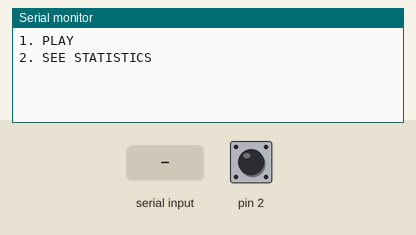
Simulated run of this sketch. Board: Arduino Uno, built with avr-gcc and run on an emulated ATmega328P. On the bench: the last lines printed to the serial monitor. The inputs (shaded band) are chosen by the test bench; at power-on: pin 2 HIGH. Random numbers use the default seed unless the sketch sets one.

Above: at 1.2 s.
1.3 s: "90,45\n" received over Serial
At 3.3 s:
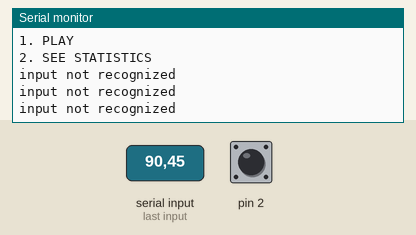
3.8 s: "1\n" received over Serial
At 5.3 s:
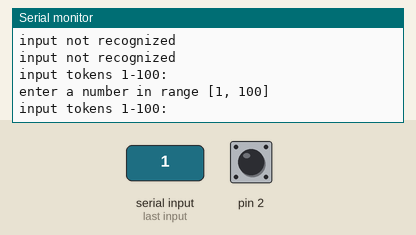
6.3 s: "30,150\n" received over Serial
At 6.61 s:
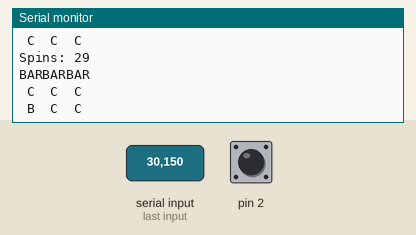
7.8 s: pin 2 pulled LOW for 1 s
At 7.88 s:
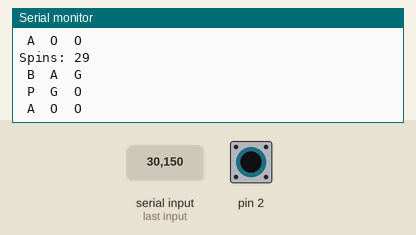
10.3 s: pin 2 pulled LOW for 1 s
12.8 s: pin 2 pulled LOW for 3.2 s
At 16.58 s:
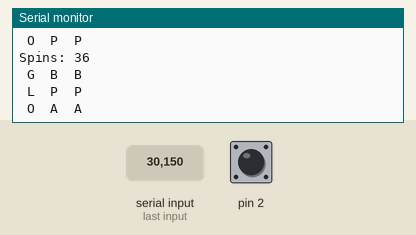
Timing chart, 0 to 18.1 s (numbered marks = the images above; inputs shaded):
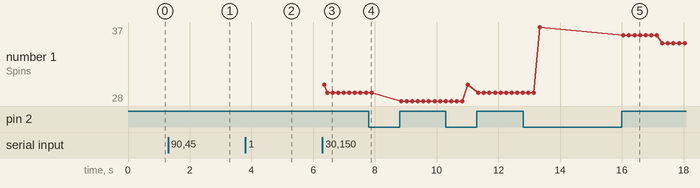

The sketch:

arduinobandit.ino
```cpp
#include "game.h"

void setup()
{
  Serial.begin(9600); // opens serial port, sets data rate to 9600 bps

  game_setup();

  // Enable global interrupts
  sei();
}

/* main arduino loop*/
void loop()
{
  game_run();
}
```

bandit.cpp
```cpp
#include "bandit.h"

/* def */
BanditPlayer bandit_player_new();


/**
 * Returns a new instance of Bandit.
 */
Bandit bandit_new()
{
    Bandit bandit;

    bandit.banditPlayer = malloc(sizeof(BanditPlayer));


    *(bandit.banditPlayer) = bandit_player_new();

    int i;
    for ( i=0; i < WHEELS_MAX; i++) {
        bandit.cursor_position[i] = 0;
        bandit.spinning_wheels[i] = 0;
        bandit.spinning = 0;
    }

    bandit.spinResults_len = 0;

    int w;
    for ( i=0; i < SPINRESULTS_MAX; i++) {
      for ( w=0; i < WHEELS_MAX; i++) {
        bandit.spinResults[i].cursor_position[w] = 0;
      }
    }

    return bandit;
}

/**
 * Returns a new instance of BanditPlayer.
 */
BanditPlayer bandit_player_new()
{
    BanditPlayer player;

    player.spins_available = 0;
    player.spins_used = 0;
    player.winnings = 0;

    return player;
}

BanditSpinResult spinResult;
void bandit_assign_spin_result(Bandit *bandit)
{
  ++bandit->banditPlayer->spins_used;

  /* iterate backwards through rules (high->low reward) to find winnings */
  int rulesCount;
  for ( rulesCount = RULES_MAX - 1; rulesCount >= 0; rulesCount-- )
  {
    /* check how many criteria are fulfilled */
      int wheel, criteriaFound;
      for ( criteriaFound=0, wheel=(WHEELS_MAX - 1); wheel >= 0; wheel-- )
      {
          if ( RULES[rulesCount][wheel] == -1 ||
              RULES[rulesCount][wheel] == WHEEL_LAYOUT[wheel][bandit->cursor_position[wheel]] )
          {
              criteriaFound++;
          }
      }

      /* if all criteria are fulfilled */
      if ( criteriaFound == WHEELS_MAX )
      {
          /* award player with spins (reward) */
          bandit->banditPlayer->spins_available += RULE_REWARDS[rulesCount];
          /* add to player total winnings */
          bandit->banditPlayer->winnings += RULE_REWARDS[rulesCount];
          break;
      }
  }


  /* add BanditSpinResult to bandit statistics */
  // initialize spinResult
  for (int wheel=0; wheel < WHEELS_MAX; wheel++)
  {
    spinResult.cursor_position[wheel] = WHEEL_LAYOUT[wheel][bandit->cursor_position[wheel]];
  }

  // push spinResult to bandit statistics
  // if array is full
  if (bandit->spinResults_len < SPINRESULTS_MAX)
  {
      bandit->spinResults_len++;
  } else{
    // shift spinResults array by 1
    for (int x = 0; x < bandit->spinResults_len-1; x++)
    {
      // copy values
      for (int w=0; w < WHEELS_MAX; w ++)
      {
        bandit->spinResults[x].cursor_position[w] = bandit->spinResults[x+1].cursor_position[w];
      }
    }
  }

  // push SpinResult to statistics array
  for (int w=0; w < WHEELS_MAX; w++)
  {
    bandit->spinResults[bandit->spinResults_len - 1].cursor_position[w] = spinResult.cursor_position[w];
  }


}


void bandit_turn_wheels(Bandit *banditPtr)
{
  /* only turn wheels if bandit is spinning */
  if (banditPtr->spinning == 0) {
    return;
  }

  /* iterate through wheels */
  int wheel;
  for ( wheel=0; wheel  < WHEELS_MAX; wheel++ )
  {
    /* skip if wheel is not spinning */
    if (banditPtr->spinning_wheels[wheel] == 0) {
      continue;
    }
    /* point to next symbol within range [0;WHEEL_SIZE] */
    banditPtr->cursor_position[wheel] = abs_max(banditPtr->cursor_position[wheel] + 1, WHEEL_SIZE) % WHEEL_SIZE;
  }
}


int bandit_calculate_winnings(BanditSpinResult *spinResult)
{
  /* iterate backwards through rules (high->low reward) to find winnings */
  int rulesCount;
  for ( rulesCount = RULES_MAX - 1; rulesCount >= 0; rulesCount-- )
  {
      /* check how many criteria are fulfilled */
      int wheel, criteriaFound;
      for ( criteriaFound=0, wheel=(WHEELS_MAX - 1); wheel >= 0; wheel-- )
      {
          if ( RULES[rulesCount][wheel] == -1 ||
              RULES[rulesCount][wheel] == spinResult->cursor_position[wheel] )
          {
              criteriaFound++;
          }
      }

      /* if all criteria are fulfilled */
      if ( criteriaFound == WHEELS_MAX )
      {
          /* return reward (winnings) */
          return RULE_REWARDS[rulesCount];
      }
  }

  /* no rule matched BanditSpinResult */
  return 0;
}
```

bandit.h
```cpp
#ifndef BANDIT_H_INCLUDED
#define BANDIT_H_INCLUDED

#include "banditutil.h"
#include <Arduino.h>

#ifdef __cplusplus
extern "C" {
#endif


#include <stdlib.h>
#include <time.h>


/* BANDIT UI */
#define WHEEL_ROWS_DISPLAY 5
#define WHEEL_ROWS_DISPLAY_OFFSET -2

#define SYMBOL_MAX 6
#define SYMBOLS_MAX 8

#define WHEELS_MAX 3
#define WHEEL_SIZE 10

#define RULES_MAX 10

#define SPINRESULTS_MAX 20


/* Bandit Constants */

static const char *SYMBOLS[SYMBOLS_MAX] = \
{ "BAR", "Apple", "Bell", "Cherry", "Grape", "Lemon", "Orange", "Plum" };

static const int WHEEL_LAYOUT[WHEELS_MAX][WHEEL_SIZE] = \
{\
    { 0, 3, 2, 7, 1, 1, 4, 5, 6, 5 }, \
    { 0, 3, 3, 2, 2, 7, 1, 4, 6, 5 }, \
    { 0, 3, 3, 3, 2, 7, 1, 4, 6, 6 }, \
};

static const int RULES[RULES_MAX][WHEELS_MAX] = \
{\
    { -1, -1, 3 }, \
    { -1, 3, 3}, \
    { 3, 3, 3}, \
    { -1, 2, 2}, \
    { 2, 2, 2}, \
    { 6, 6, 6}, \
    { 1, 1, 1}, \
    { 7, 7, 7}, \
    { 4, 4, 4}, \
    { 0, 0, 0}, \
};

static const int RULE_REWARDS[RULES_MAX] =\
{ 2, 8, 12, 8, 16, 10, 18, 24, 24, 50 };

/* Definitions */

typedef struct BanditSpinResult_s
{
    int cursor_position[WHEELS_MAX];
} BanditSpinResult;


typedef struct BanditPlayer_s
{
    int spins_available;
    int spins_used;
    /* total winnings this game session*/
    int winnings;

} BanditPlayer;


typedef struct Bandit_s
{
    // contains information about the current player
    BanditPlayer *banditPlayer;
    /* wheel cursor position */
    int cursor_position[WHEELS_MAX];
    /* indicator of what wheels are spinning */
    int spinning_wheels[WHEELS_MAX];
    /* indicator of any wheels spinning */
    int spinning;

    /* saved for statistics (across all game sessions) */
    int spinResults_len;
    BanditSpinResult spinResults[SPINRESULTS_MAX];
} Bandit;


/**
 * Returns a new instance of bandit with
 * initialized data.
 */
Bandit bandit_new();

/**
 * Assign spin results to specified Bandit.
 */
void bandit_assign_spin_result(Bandit *bandit);

/**
 * Turn wheels of specified Bandit.
 */
void bandit_turn_wheels(Bandit *banditPtr);

/**
 * Return winnings (int) from a BanditSpinResult.
 */
int bandit_calculate_winnings(BanditSpinResult *spinResult);


#ifdef __cplusplus
} // extern "C"
#endif

#endif // BANDIT_H_INCLUDED
```

banditgui.cpp
```cpp
#include "banditgui.h"


void banditgui_print_wheels(Bandit *bandit, const int rows, const int row_offset);


void banditgui_print_bandit(Bandit *banditPtr, const int rows, const int row_offset)
{
  Serial.print("Spins: ");
  Serial.print(banditPtr->banditPlayer->spins_available);
  Serial.println("\n\r");
  banditgui_print_wheels(banditPtr, rows, row_offset);
}


void banditgui_print_wheels(Bandit *bandit, const int rows, const int row_offset)
{
    char symbolTmp[SYMBOL_MAX + 1];
    char symbol_output[sizeof(SYMBOLS[0]) / sizeof(char) + 1];

    int symbol_id;

    /* foreach row to be displayed */
    int row, wheel;
    for ( row=0; row < rows; row++ )
    {
        /* find and print symbol for each wheel  */
        for ( wheel=0; wheel < WHEELS_MAX; wheel++ )
        {
            /* next symbol id = cursor_position-- = [0;WHEEL_SIZE] */
            symbol_id = abs_max(row + bandit->cursor_position[wheel] + row_offset, WHEEL_SIZE) % WHEEL_SIZE;
            /* next symbol id is found within WHEEL_LAYOUT
             * relative to wheel and previous found symbol id (cursor_position) */
            symbol_id = WHEEL_LAYOUT[wheel][symbol_id];

            /* save symbol to output buffer */
            if ( SYMBOLS[symbol_id] != SYMBOLS[0] )
            {
                /* clear all chars in buffer and replace middle char */
                symbol_output[0] = ' ';
                symbol_output[1] = SYMBOLS[symbol_id][0];
                symbol_output[2] = ' ';
                symbol_output[3] = '\0';
            } else {
                /* copy complete symbol to output buffer */
                strcpy(symbol_output, SYMBOLS[symbol_id]);
            }
            /* print symbol to serial */
            Serial.print(symbol_output);
        }
        /* after line of symbols, print linebreak to serial  */
        Serial.print("\n\r");
    }

}
```

banditgui.h
```cpp
#ifndef BANDITGUI_H_INCLUDED
#define BANDITGUI_H_INCLUDED

#include "bandit.h"
#include "banditutil.h"
#include <Arduino.h>

#ifdef __cplusplus
extern "C" {
#endif

/********************************************************************************
 * Prints bandit to to screen.
 *
 * @param banditPtr Pointer to a Bandit.
 * @param rows How many wheel wheel rows to display.
 * @param row_offset Offset of current wheel row. If you have 5 rows and want the
 *                   current row to be displayed in the middle, then row_offset
 *                   would be -2.
 *******************************************************************************/
void banditgui_print_bandit(Bandit *banditPtr, const int rows, const int row_offset);


#ifdef __cplusplus
} // extern "C"
#endif

#endif // BANDITGUI_H_INCLUDED
```

banditutil.cpp
```cpp
#include "banditutil.h"

/*************************************************
 * Adds val2 to val1 until val1 is positive.
 *
 * @param val1 The value wanted positive
 * @param val2 The value added to val1
 * @return Positive version of val1
 ************************************************/
unsigned int abs_max(int val1, int val2)
{
    while (val1 < 0) {
        val1 += val2;
    }
    return val1;
}


/* indicates if random was seeded */
unsigned char seeded = 0x00;

/********************************************************************
 * Returns an unsigned long value between two given values. [min;max]
 *
 * @param min Minimum value.
 * @param max Maximum value.
 * @return A value between min & max.
 *******************************************************************/
unsigned long get_random_long(unsigned long min, unsigned long max)
{
  /* if random isn't seeded */
  if (seeded == 0x00)
  {
      /* seed random with random analog reading */
      randomSeed(analogRead(0));

      /* indicate random seeded */
      seeded = 0x01;
  }

  // return random [min;max]
  return random(min, max);
}
```

banditutil.h
```cpp
#ifndef BANDITUTIL_H_INCLUDED
#define BANDITUTIL_H_INCLUDED

#include <stdio.h>      /* printf, NULL */
#include <stdlib.h>     /* srand, rand */
#include <time.h>       /* time */
#include <Arduino.h>

#ifdef __cplusplus
extern "C" {
#endif


/*************************************************
 * Adds val2 to val1 until val1 is positive.
 *
 * @param val1 The value wanted positive.
 * @param val2 The value added to val1.
 * @return Positive version of val1.
 ************************************************/
unsigned int abs_max(int val1, int val2);

/********************************************************************
 * Returns an unsigned long value between two given values. [min;max]
 *
 * @param min Minimum value.
 * @param max Maximum value.
 * @return A value between min & max.
 *******************************************************************/
unsigned long get_random_long(unsigned long min, unsigned long max);


#ifdef __cplusplus
} // extern "C"
#endif

#endif // BANDITUTIL_H_INCLUDED
```

game.cpp
```cpp
#include "game.h"

void timer1_counter_reset_activate();
unsigned long interruptTimes[WHEELS_MAX];
volatile unsigned char firstInterrupt = 0x01;

void btn_click();
void game_play();

void (*bandit_print_ptr)(int, int, int);
Bandit *banditPtr = NULL;

void game_setup()
{
  banditPtr = malloc(sizeof(Bandit));
  *banditPtr = bandit_new();

  if (banditPtr == NULL) {
    exit(1);
  }

  banditPtr->banditPlayer->spins_available = 55;

  //bandit_print_ptr = &banditgui_print_bandit;
  bandit_print_ptr = &serial_bandit_display;

  pinMode(PIN_BTN_A, INPUT_PULLUP);

  // Reset Timer1 Control Reg A
  TCCR1A = 0;

  // Set prescaler of 256
  TCCR1B = 4; // (5th prescaler) -> 1 * 8 * 8 * 4 = 256 (4 steps)

  // Reset Timer1 and set compare value
  TCNT1 = t1_load;
  OCR1A = t1_comp_min;
}


void game_run()
{
  uint8_t input = 0;
  while(true) {
    input = input_serial_menu_display(MAINMENU, MAINMENU_MAX);
    switch(input)
    {
      case 1:
        banditPtr->banditPlayer->spins_available = input_serial_int_range(1, 100, "input tokens 1-100: ");
        game_play();
        input_serial_wait("Send anything through Serial to continue");
        break;
      case 2:
        for (int i=0; i < banditPtr->spinResults_len; i++) {
          for (int w=0; w < WHEELS_MAX; w++) {
            Serial.print(banditPtr->spinResults[i].cursor_position[w]);
            Serial.print(" ");
          }
          Serial.print("  - winnings - ");
          Serial.print(bandit_calculate_winnings(&(banditPtr->spinResults[i])));
          Serial.print("\n\r");
        }
        input_serial_wait("Send anything through Serial to continue");
        break;
    }
  }
  free(banditPtr->banditPlayer);
  free(banditPtr->cursor_position);
  free(banditPtr->spinning_wheels);
  free(banditPtr);
  free(banditPtr);
}


void game_play()
{
  int wheel;
  for (  wheel=0; wheel  < WHEELS_MAX; wheel++ ) {
    banditPtr->cursor_position[wheel] = 0;
  }

  // display bandit to serial
  (bandit_print_ptr)(banditPtr, 3, -1);
  //serial_bandit_display(banditPtr, 3, -1);

  while (banditPtr->banditPlayer->spins_available > 0)
  {
    /* set interrupt time for wheels and set them spinning */
    for (  wheel=0; wheel  < WHEELS_MAX; wheel++ ) {
      // set interrupt time for wheel
      interruptTimes[wheel] = get_random_long(62500, 187500);
      // set wheel spinning
      banditPtr->spinning_wheels[wheel] = 1;
    }

    // set bandit spinning
    banditPtr->spinning = 1;

    // wait for button click
    input_pin_wait(PIN_BTN_A, HIGH);

    // subtract the used spin
    banditPtr->banditPlayer->spins_available -= 1;

    // Enable Timer/Counter1 Output Compare Match A Interrupt
    TIMSK1 = (1 << OCIE1A);

    while (banditPtr->spinning == 1)
    {
      // turn bandit wheels
      bandit_turn_wheels(banditPtr);
      // display bandit to serial
      serial_bandit_display(banditPtr, 3, -1);
      delay(150);
    }

    int spins_available_tmp = banditPtr->banditPlayer->spins_available;

    // let bandit handle point assignment
    bandit_assign_spin_result(banditPtr);

    // if spins_available changed since assignment of spin esult
    if (spins_available_tmp != banditPtr->banditPlayer->spins_available) {
      // display bandit to serial
      (bandit_print_ptr)(banditPtr, 3, -1);
      //serial_bandit_display(banditPtr, 3, -1);
    }
  }
}


ISR(TIMER1_COMPA_vect)
{
  /* disable global interrupts to not stack */
  noInterrupts();
  cli();

  // first interrupt (runs as soon as activated) musts be avoided
  if (firstInterrupt == 0x01)
  {
    firstInterrupt = 0x00;
    OCR1A = interruptTimes[0];
    timer1_counter_reset_activate();
    return;
  }

  /* stop a spinning wheel */
  int wheelsStopped = 0;
  int wheel;
  for ( wheel=0; wheel  < WHEELS_MAX; wheel++ )
  {
    wheelsStopped++;
    if (banditPtr->spinning_wheels[wheel] == 1)
    {
      banditPtr->spinning_wheels[wheel] = 0;
      break;
    }
  }

  /* if all wheels have stopped spinning */
  if (wheelsStopped == WHEELS_MAX)
  {
    /* reset indicator of first interrupt */
    firstInterrupt = 0x01;
    /* set bandit not spinning */
    banditPtr->spinning = 0;
    /* Disable Timer/Counter1 Output Compare Match A Interrupt */
    TIMSK1 = 0;
  } else {
    /* set next interrupt compare value */
    OCR1A = interruptTimes[wheelsStopped];
  }

  timer1_counter_reset_activate();
}

void timer1_counter_reset_activate() {
  /* set timer/counter1 counter 0 */
  TCNT1 = 0;
  /* enable global interrupts */
  interrupts();
  sei();
}
```

game.h
```cpp
#ifndef GAME_H_INCLUDED
#define GAME_H_INCLUDED

#include "bandit.h"
#include "banditutil.h"
#include "banditgui.h"
#include "serialutil.h"
#include <Arduino.h>

const uint8_t PIN_BTN_A = 0x2;

#ifdef __cplusplus
extern "C" {
#endif

#define MAINMENU_MAX 2
static const MenuItem MAINMENU[MAINMENU_MAX] = {
  { "PLAY", 1 },
  { "SEE STATISTICS", 2 },
};


// Timer1 load value
const uint16_t t1_load = 0;

// Timer1 compare value =
// ((100.000ns x 16mhz) / 256)
// <=> ((2s * 16mhz) / (4th prescaler))
// and (4th prescaler) = (1 * 8 * 8 * 4) = 256
// Timer1 min compare value
const uint16_t t1_comp_min = 62500; // 1 second
// Timer1 max compare value
const uint16_t t1_comp_max = 187500; // 3 seconds

/*************
 * Setup game.
 ************/
void game_setup();

/***********
 * Run game.
 **********/
void game_run();


#ifdef __cplusplus
} // extern "C"
#endif

#endif // GAME_H_INCLUDED
```

Source omitted: serialutil.cpp (1906 bytes), serialutil.h (2398 bytes)

Measured:
- after the input at 1.3 s, the serial monitor: prints a new line at once (image 1)
- after the input at 3.8 s, the serial monitor: prints a new line after 0.05 s (image 2)
- after the input at 6.3 s, the serial monitor: prints a new line after 0.05 s (image 3)
- after the input at 12.8 s, the serial monitor: prints a new line after 3.6 s (image 5)
